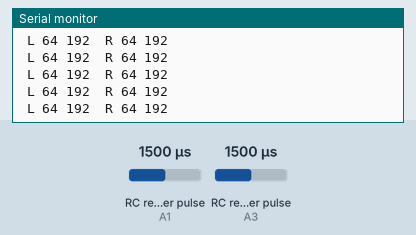
The sketch below on a simulated Arduino Mega 2560, built with avr-gcc and run on an emulated ATmega2560. Parts: the last lines printed to the serial monitor. Wiring (inferred from the names in the program): 2 × RC receiver channel: data A1 / data A3. The test bench sets the inputs (shaded band); at power-on: RC receiver pulse (sensors on A1, A3) 1500 µs.

Above: at 1.3 s.
1.4 s: RC receiver pulse (sensor on A1) set to 1020 µs
At 1.47 s:
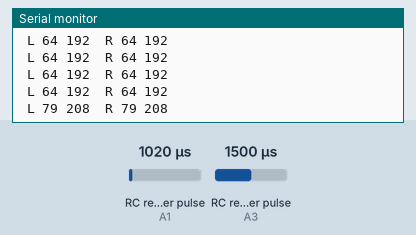
2.9 s: RC receiver pulse (sensor on A3) set to 1020 µs
At 2.91 s:
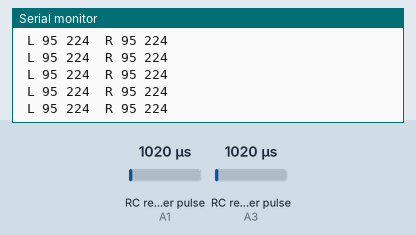
5.9 s: RC receiver pulse (sensor on A1) set to 1500 µs
At 5.91 s:
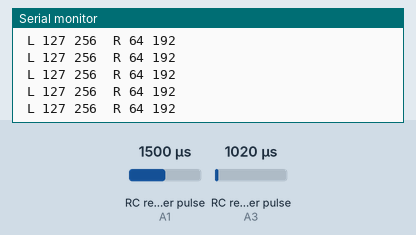
8.9 s: RC receiver pulse (sensor on A3) set to 1250 µs
At 8.91 s:
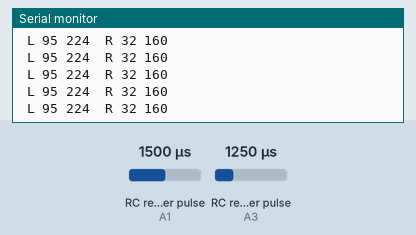
Timing chart, 0 to 11.4 s (numbered marks = the images above; inputs shaded):
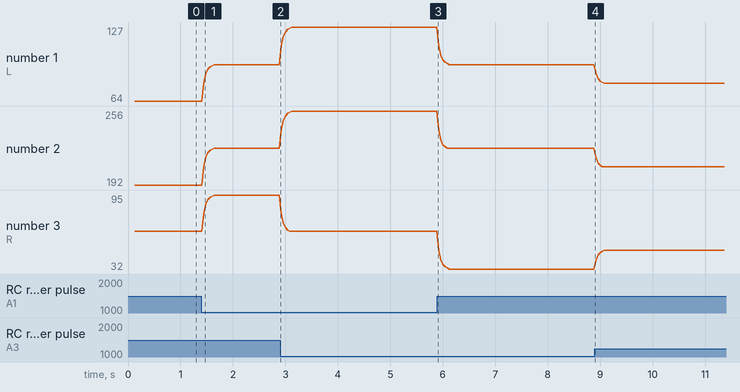

The sketch:

Drive.ino
```cpp
float a = 0.5;
int ch[2] = {A1, A3}; //fb, rl
int mapper[2] = {}, f_map[2] = {};
int rcmax[2] = { 1883, 1883 };
int rcmin[2] = { 1033, 1033 };
int sensi = 50; // sensitivity

void setup()
{
  Serial.begin(9600);
  Serial1.begin(9600);
  Serial2.begin(9600);
  for (int i = 0; i < 2; i++)
    pinMode(ch[i], INPUT);
  delay(100);
}

void loop()
{
  rc();
  alg();
  delay(10);
}

void rc()
{
  for (int i = 0 ; i < 2; i++) {
    mapper[i] = pulseIn(ch[i], HIGH);
}
  mapper[0] = map( mapper[0], rcmin[0], rcmax[0], sensi, -sensi);
  mapper[0] = safe(mapper[0]);

  mapper[1] = map( mapper[1], rcmin[1], rcmax[1], sensi, -sensi);
  mapper[1] = safe(mapper[1]);
}

int safe(int y) {
  return (y < 10 && y > -10) ? 0 : y;
}

void alg() {

  f_map[0] = f_map[0] * a + (1 - a) * mapper[0];
  f_map[1] = f_map[1] * a + (1 - a) * mapper[1];
  Left( f_map[0] + f_map[1] );
  Right( f_map[0] - f_map[1] );
  Serial.println();

}
void Left(int t)
{
  int x = map(t, -100, 100, 1, 127); // forward
  int y = map(t, -100, 100, 128, 256); // backward
  Serial.print(" L ");
  Serial.print(x);
  Serial.print(" ");
  Serial.print(y);
  Serial.print(" ");

  Serial1.write(x);
  delay(5);
  Serial1.write(y);
  delay(5);
}
void Right(int t)
{
  int x = map(t, -100, 100, 1, 127);
  int y = map(t , -100, 100, 128, 256);

  Serial.print(" R ");
  Serial.print(x);
  Serial.print(" ");
  Serial.print(y);
  Serial.print(" ");

  Serial2.write(x); // left front
  delay(5);
  Serial2.write(y); // left back
  delay(5);
}
```

Measured:
- after the input at 1.4 s, the serial monitor: prints a new line at once (image 1)
- plotted number 1: 64 → 95 after the input at 1.4 s, 95 → 127 after the input at 2.9 s, 127 → 95 after the input at 5.9 s, 95 → 79 after the input at 8.9 s
- plotted number 2: 192 → 224 after the input at 1.4 s, 224 → 256 after the input at 2.9 s, 256 → 224 after the input at 5.9 s, 224 → 208 after the input at 8.9 s
- plotted number 3: 64 → 95 after the input at 1.4 s, 64 → 32 after the input at 5.9 s
